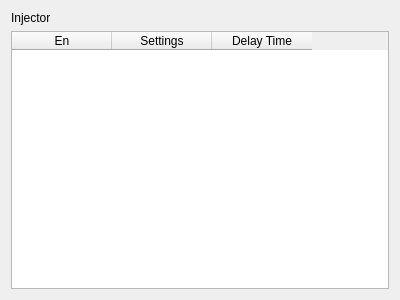
<?xml version="1.0" encoding="UTF-8"?>
<ui version="4.0">
 <class>SignalPage</class>
 <widget class="QWidget" name="SignalPage">
  <property name="geometry">
   <rect>
    <x>0</x>
    <y>0</y>
    <width>400</width>
    <height>300</height>
   </rect>
  </property>
  <property name="windowTitle">
   <string>Form</string>
  </property>
  <layout class="QVBoxLayout" name="verticalLayout">
   <item>
    <widget class="QLabel" name="label">
     <property name="text">
      <string>Injector</string>
     </property>
    </widget>
   </item>
   <item>
    <widget class="QTableWidget" name="tableWidget">
     <attribute name="verticalHeaderVisible">
      <bool>false</bool>
     </attribute>
     <column>
      <property name="text">
       <string>En</string>
      </property>
     </column>
     <column>
      <property name="text">
       <string>Settings</string>
      </property>
     </column>
     <column>
      <property name="text">
       <string>Delay Time</string>
      </property>
     </column>
    </widget>
   </item>
  </layout>
 </widget>
 <resources/>
 <connections/>
</ui>
